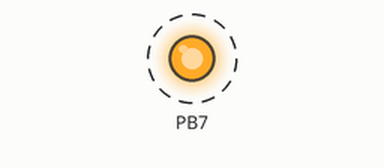
This program was run on a simulated ATmega2560, built with avr-gcc and emulated at 16 MHz. Shown: output pins drawn as LEDs (lit = HIGH). Dashed ring = blinking. What the program prints to the serial monitor is not drawn.

Above: at 0.5 s.
Timing chart, 0 to 4.8 s (numbered marks = the images above):
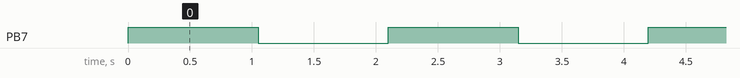

The program:

main.c
```c
#include <avr/io.h>
#include <avr/interrupt.h>
#include <stdlib.h>
#include <string.h>

int LED = 1<<7;
//int LED = 1<<5;

static void init_uart(const unsigned long baudrate) {
    const uint16_t ubrr = F_CPU/8/baudrate - 1;

    UBRR0H = ubrr >> 8;
    UBRR0L = ubrr & 0xff;
    UCSR0A |= 1 << U2X0;

    UCSR0B = 1 << TXEN0;

    /* Set frame format: 8data, 1stop bit */
    UCSR0C = 3 << UCSZ00;
}

void USART_putc(unsigned char data)
{
    // wait for an empty buffer
    while ( !(UCSR0A & (1 << UDRE0)) );

    // put the data into the buffer = send it
    UDR0 = data;
}

void USART_puts(char* str)
{
    while(*str)
        USART_putc(*str++);
}

ISR(TIMER1_OVF_vect)
{
    PORTB ^= (LED);
    USART_puts("Message\n\r");
}

void	init_led(void)
{
	DDRB |= LED;
	PORTB |= LED;
}

void	init_timer(void)
{
	cli();
	TCCR1B |= (1 << CS12);	// 256 prescaler
	TIMSK1 |= (1 << TOIE1);	// enable timer overflow interrupt
	sei();
}

int	main(void)
{
	init_led();
    init_timer();
    init_uart(9600);
	while (1)
	   ;
	return (0);
}
```

Measured:
- by itself, PB7: alternates HIGH for 1.0 s and LOW for 1.0 s
